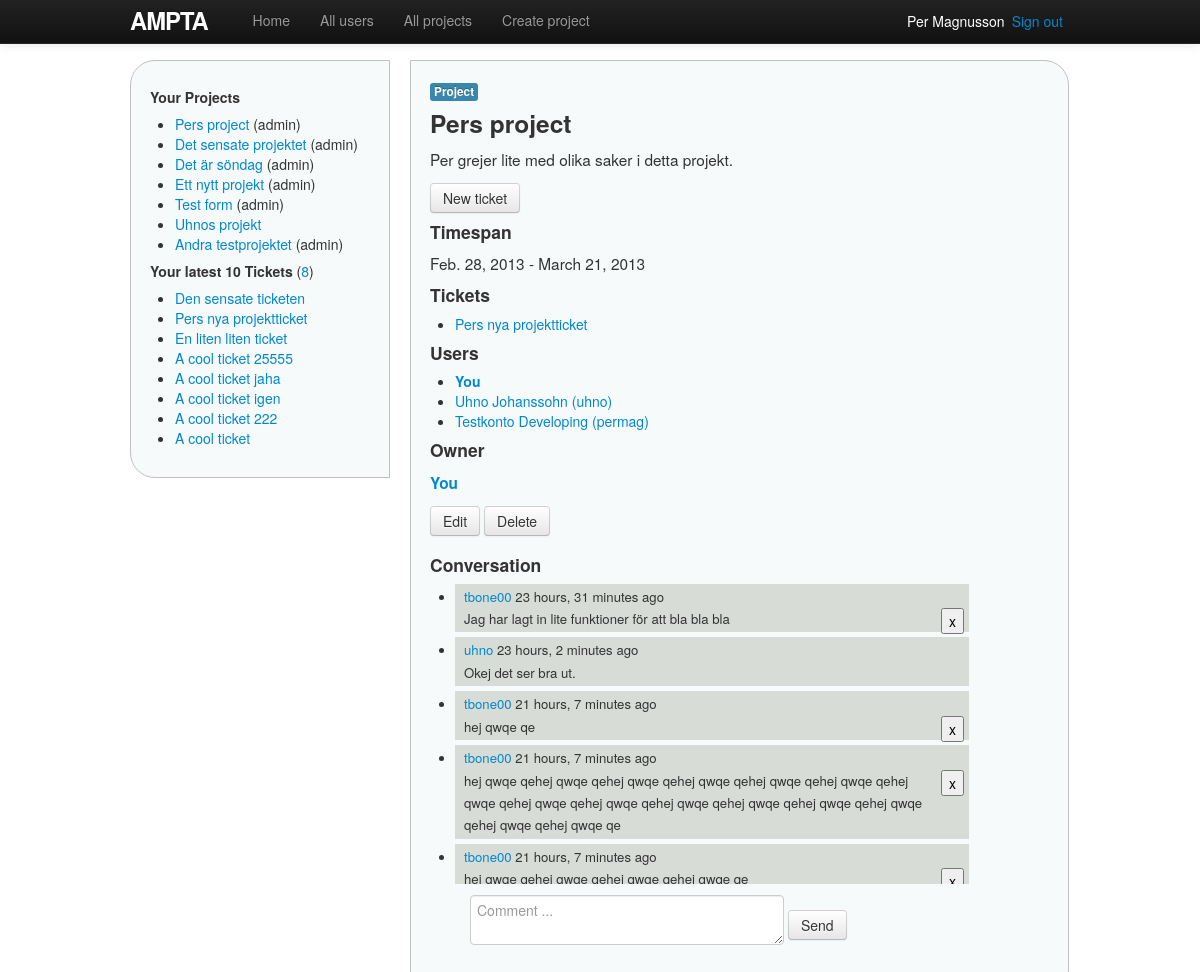
The app's page /projects/10/ (signed in), older data.
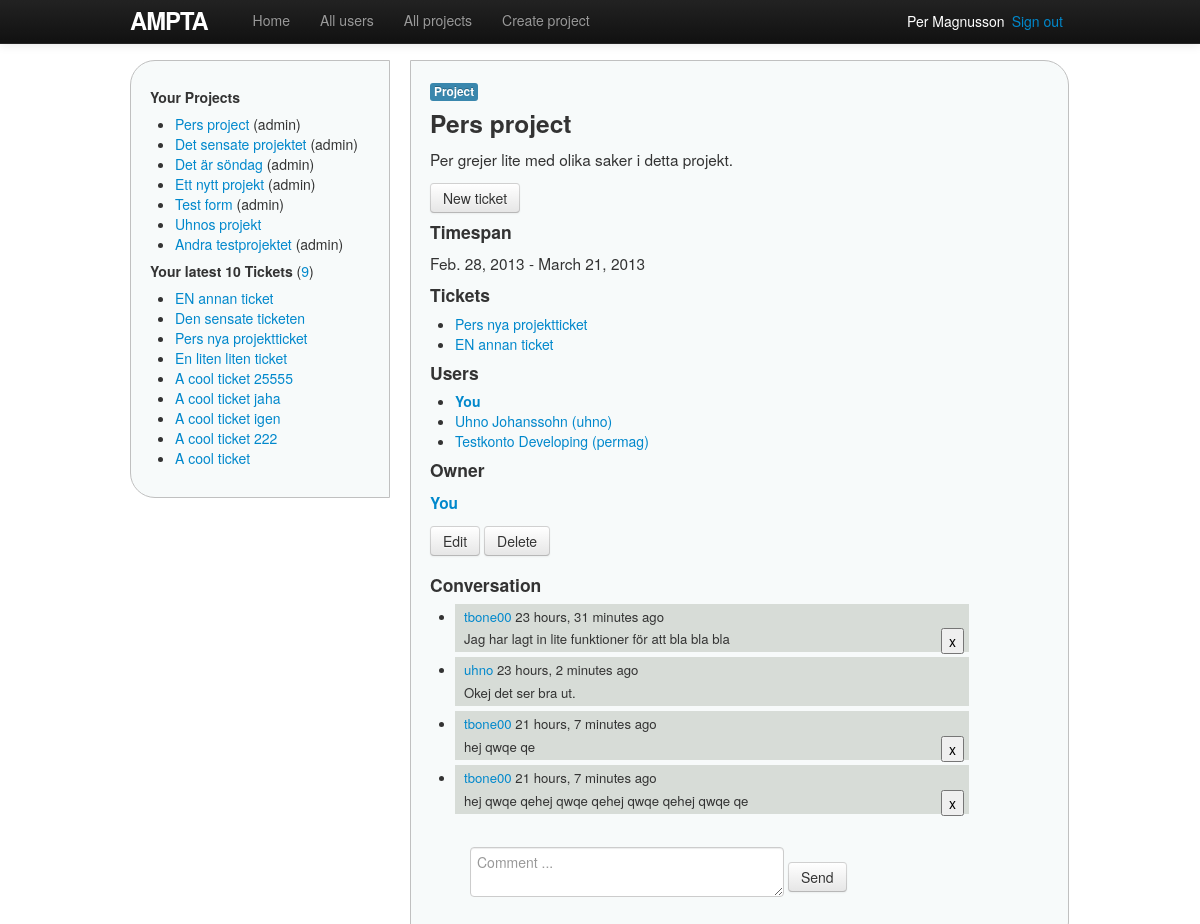
The same page, newer data.
### ampta/models.py (models this page shows, shortened)
class Project(models.Model):
    name = models.CharField(max_length=30)
    description = models.TextField()
    start_date = models.DateField()
    end_date = models.DateField()
    users = models.ManyToManyField(User, related_name='projects', blank=True)
    owner = models.ForeignKey(User, related_name='projects_owned_by_user')
    date_added = models.DateTimeField()
    date_updated = models.DateTimeField()
    def __unicode__(self):
        return self.name
    def owned_by_user(self, user):
        return self.owner == user
    def has_user(self, user):
        return user in self.users.all()

class Ticket(models.Model):
    name = models.CharField(max_length=30)
    description = models.TextField()
    start_date = models.DateField()
    end_date = models.DateField()
    status = models.ForeignKey(Status, related_name='tickets')
    project = models.ForeignKey(Project, related_name='tickets')
    owner = models.ForeignKey(User, related_name='tickets')
    date_added = models.DateTimeField()
    date_updated = models.DateTimeField()
    def get_absolute_url(self):
        return reverse('project_ticket', args=[str(self.project.id), str(self.id)])

class Comment(models.Model):
    comment = models.CharField(max_length=999)
    comment_date = models.DateTimeField()
    owner = models.ForeignKey(User, related_name='comments')
    project = models.ForeignKey(Project, related_name='comments')

### ampta/modules/decorators.py (the view)
    def wrapper(request, project_id=None, *args, **kwargs):
        user = request.user
        project = get_object_or_404(Project, id=project_id)
        if not project.has_user(user) and not project.owned_by_user(user):
            return render(request, 'shared/error.html', {'error_type': 'private'})
        return function(request, project_id, project, *args, **kwargs)

### ampta/forms.py
class CommentForm(ModelForm):
    comment = forms.CharField(max_length=999, widget=forms.Textarea(attrs={'placeholder': 'Comment ...'}))
    class Meta:
        model = Comment
        exclude = ('comment_date', 'owner', 'project')

### ampta/templatetags/custom_filters.py (called while the page is built)
@register.filter(name='user_projects')  # "name", if other name than function
def user_projects(user):
    projects = user.projects.order_by('-date_added')
    return projects

@register.filter
def project_owned_by_user(project, user):
    return project.owned_by_user(user)

### ampta/views/project_views.py (called while the page is built)
@login_required(login_url='/login')
@get_project_if_member
def show(request, project_id=None, project=None):
    if not project:
        project = get_object_or_404(Project, id=project_id)
    comment_form = CommentForm()
    return render(request, 'projects/show.html',
                 {'project': project, 'comment_form': comment_form})

### ampta/templates/projects/show.html (shortened to what this page needs)
{% extends 'shared/base.html' %}
{% load custom_filters %}
{% block content %}
<span class="label label-info">Project</span>
<h3>{{ project.name }}</h3>
<p>{{ project.description }}</p>
<p><a href="{% url new_project_ticket project.id %}" class="btn">New ticket</a></p>
<h4>Timespan</h4>
<p>{{ project.start_date }} - {{ project.end_date }}</p>
<h4>Tickets</h4>
{% if project.tickets.count %}
<ul>
	{% for t in project.tickets.all %}
	<li><a href="{{ t.get_absolute_url }}">{{ t.name }}</a></li>
	{% endfor %}
</ul>
{% else %}
	<p>No tickets</p>
{% endif %}
<h4>Users</h4>
<ul>
{% for u in project.users.all %}
	{% if u == user %}
	<li><strong><a href="{% url user user.id %}">You</a></strong></li>
	{% else %}
	<li><a href="{% url user u.id %}">{{ u.get_full_name }} ({{ u.username }})</a></li>
	{% endif %}
{% endfor %}
</ul>
<h4>Owner</h4>
{% if project|project_owned_by_user:user %}
<p><a href="{% url user user.id %}"><strong>You</strong></a></p>
{% else %}
<p><a href="{% url user project.owner.id %}">{{ project.owner.get_full_name }} ({{ project.owner.username }})</a></p>
{% endif %}
{% if project|project_owned_by_user:user %}
<form action="{% url delete_project project.id %}" method="POST">{% csrf_token %}
	<a href="{% url edit_project project.id %}" class="btn">Edit</a>
	<input type="submit" value="Delete" class="confirmDelete btn" />
</form>
{% endif %}
<h4>Conversation</h4>
<div class="projectConversation">
	<ul>
	{% for c in project.comments.all %}
		<li>
			<p id="comment{{ c.id }}">
				<a href="{% url user c.owner.id %}">{{ c.owner }}</a> {{ c.comment_date|timesince }} ago
				{% if c.owner == user %}
				<form action="{% url delete_project_comment project.id c.id %}" method="POST" class="pull-right">{% csrf_token %}
					<input type="submit" value="x" class="confirmDelete" />
				</form>
				{% endif %}
			</p>
			<p class="commentText">{{ c.comment }}</p>
		</li>
	{% endfor %}
	</ul>
</div>
<form action="{% url create_project_comment project.id %}" method="POST">{% csrf_token %}
	<span class="commentTextarea">{{ comment_form.comment }}</span>
	<input type="submit" value="Send" class="btn" />
</form>
{% endblock %}

### ampta/templates/shared/base.html (shortened to what this page needs)
<!DOCTYPE html>
<html>
	<head>
		{% block styles %}
			<link rel="stylesheet" href="http://code.jquery.com/ui/1.10.1/themes/base/jquery-ui.css" />
			<link rel="stylesheet" type="text/css" href="{{ STATIC_URL }}styles/bootstrap.min.css">
			<link rel="stylesheet" type="text/css" href="{{ STATIC_URL }}styles/site.css">
		{% endblock %}
	</head>
	<body>
	{% block body %}
		<div class="container">
		<header>
			<nav class="navbar navbar-inverse navbar-fixed-top">
				<div class="navbar-inner">
					<div class="container">
						<a href="{% url home %}" id="logo" class="brand">Ampta</a>
						<div class="nav-collapse collapse">
							<ul class="nav">
								<li {% if home_active %}class="active"{% endif %}>
									<a href="{% url home %}">Home</a>
								</li>
								<li {% if all_users_active %}class="active"{% endif %}>
									<a href="{% url users %}">All users</a>
								</li>
								<li {% if projects_active %}class="active"{% endif %}>
									<a href="{% url projects %}">All projects</a>
								</li>
								<li {% if create_projects_active %}class="active"{% endif %}>
									<a href="{% url new_project %}">Create project</a>
								</li>
							</ul>
						</div>
						<span class="sign_out pull-right"><a href="{% url logout %}">Sign out</a></span>
						<span class="active_user pull-right">
							<a href="{% url user user.id %}">{{ user.get_full_name }}</a>
						</span>
					</div>
				</div>
			</nav>
		</header>
		<div class="sidenav pull-left">
			{% include 'shared/_sidenav_projects_tickets.html' %}
		</div>
		<div class="main pull-left">
			{% block content %}{% endblock %}
		</div>
		</div>
	{% endblock body %}
	</body>
</html>

### ampta/templates/shared/_sidenav_projects_tickets.html (shortened to what this page needs)
{% load custom_filters %}
<h5>Your Projects</h5>
<ul>
{% with projects=user|user_projects %}
{% for p in projects %}
	<li>
		<a href="{% url project p.id %}">{{ p.name }}</a>
		{% if p|project_owned_by_user:user %}(admin){% endif %}
	</li>
{% endfor%}
{% endwith %}
</ul>
<h5>Your latest 10 Tickets
	<span class="countTickets">(<a href="{% url tickets %}">{{ user.tickets.count }}</a>)</span>
</h5>
<ul>
{% for t in user.tickets.all|dictsortreversed:"date_added"|slice:"10" %}
	<li><a href="{% url project_ticket t.project.id t.id %}">{{ t.name }}</a></li>
{% endfor %}
</ul>

Row changes from the older to the newer data that the page shows:
removed Comment: owner "tbone00", comment_date "21 hours, 7 minutes", comment "hej qwqe qehej qwqe qehej qwqe qehej qwqe qehej qwqe qehej qwqe qehej qwqe qehej qwqe qehej qwqe qehej qwqe qehej qwqe qehej qwqe qehej qwqe qehej qwqe qehej qwqe qe"
added Ticket: name "EN annan ticket"
Text that changed along with them:
{{ user.tickets.count }}: "8" → "9"
